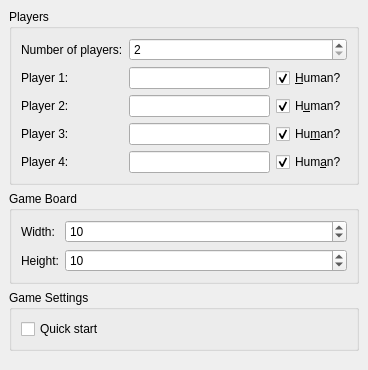
<ui version="4.0" >
 <class>NewGameWidget</class>
 <widget class="QWidget" name="NewGameWidget" >
  <property name="geometry" >
   <rect>
    <x>0</x>
    <y>0</y>
    <width>368</width>
    <height>370</height>
   </rect>
  </property>
  <property name="windowTitle" >
   <string>New Game</string>
  </property>
  <property name="layoutDirection" >
   <enum>Qt::LeftToRight</enum>
  </property>
  <layout class="QVBoxLayout" >
   <property name="spacing" >
    <number>6</number>
   </property>
   <property name="leftMargin" >
    <number>9</number>
   </property>
   <property name="topMargin" >
    <number>9</number>
   </property>
   <property name="rightMargin" >
    <number>9</number>
   </property>
   <property name="bottomMargin" >
    <number>9</number>
   </property>
   <item>
    <widget class="QGroupBox" name="groupBox" >
     <property name="whatsThis" >
      <string>Settings for the players in the game</string>
     </property>
     <property name="title" >
      <string>Players</string>
     </property>
     <layout class="QGridLayout" >
      <property name="leftMargin" >
       <number>9</number>
      </property>
      <property name="topMargin" >
       <number>9</number>
      </property>
      <property name="rightMargin" >
       <number>9</number>
      </property>
      <property name="bottomMargin" >
       <number>9</number>
      </property>
      <property name="horizontalSpacing" >
       <number>6</number>
      </property>
      <property name="verticalSpacing" >
       <number>6</number>
      </property>
      <item row="4" column="0" >
       <widget class="QLabel" name="labelPlayer4Name" >
        <property name="whatsThis" >
         <string>The name of the fourth player</string>
        </property>
        <property name="text" >
         <string>Player 4:</string>
        </property>
        <property name="buddy" >
         <cstring>playerFourName</cstring>
        </property>
       </widget>
      </item>
      <item row="4" column="2" >
       <widget class="QCheckBox" name="playerFourHuman" >
        <property name="enabled" >
         <bool>true</bool>
        </property>
        <property name="whatsThis" >
         <string>Should this player be controlled by a human</string>
        </property>
        <property name="text" >
         <string>Hum&amp;an?</string>
        </property>
        <property name="checked" >
         <bool>true</bool>
        </property>
       </widget>
      </item>
      <item row="3" column="2" >
       <widget class="QCheckBox" name="playerThreeHuman" >
        <property name="enabled" >
         <bool>true</bool>
        </property>
        <property name="whatsThis" >
         <string>Should this player be controlled by a human</string>
        </property>
        <property name="text" >
         <string>Hu&amp;man?</string>
        </property>
        <property name="checked" >
         <bool>true</bool>
        </property>
       </widget>
      </item>
      <item row="3" column="0" >
       <widget class="QLabel" name="labelPlayer3Name" >
        <property name="whatsThis" >
         <string>The name of the third player</string>
        </property>
        <property name="text" >
         <string>Player 3:</string>
        </property>
        <property name="buddy" >
         <cstring>playerThreeName</cstring>
        </property>
       </widget>
      </item>
      <item row="4" column="1" >
       <widget class="QLineEdit" name="playerFourName" />
      </item>
      <item row="3" column="1" >
       <widget class="QLineEdit" name="playerThreeName" />
      </item>
      <item row="2" column="1" >
       <widget class="QLineEdit" name="playerTwoName" />
      </item>
      <item row="2" column="0" >
       <widget class="QLabel" name="labelPlayer2Name" >
        <property name="whatsThis" >
         <string>The name of the second player</string>
        </property>
        <property name="text" >
         <string>Player 2:</string>
        </property>
        <property name="buddy" >
         <cstring>playerTwoName</cstring>
        </property>
       </widget>
      </item>
      <item row="0" column="1" colspan="2" >
       <widget class="QSpinBox" name="spinNumOfPlayers" >
        <property name="enabled" >
         <bool>true</bool>
        </property>
        <property name="sizePolicy" >
         <sizepolicy vsizetype="Fixed" hsizetype="Expanding" >
          <horstretch>0</horstretch>
          <verstretch>0</verstretch>
         </sizepolicy>
        </property>
        <property name="minimum" >
         <number>2</number>
        </property>
        <property name="maximum" >
         <number>4</number>
        </property>
       </widget>
      </item>
      <item row="1" column="2" >
       <widget class="QCheckBox" name="playerOneHuman" >
        <property name="enabled" >
         <bool>true</bool>
        </property>
        <property name="whatsThis" >
         <string>Should this player be controlled by a human</string>
        </property>
        <property name="text" >
         <string>&amp;Human?</string>
        </property>
        <property name="checked" >
         <bool>true</bool>
        </property>
       </widget>
      </item>
      <item row="0" column="0" >
       <widget class="QLabel" name="numOfPlayersLabel" >
        <property name="whatsThis" >
         <string>&lt;html>&lt;head>&lt;meta name="qrichtext" content="1" />&lt;style type="text/css">
p, li { white-space: pre-wrap; }
&lt;/style>&lt;/head>&lt;body style=" font-family:'Sans Serif'; font-size:9pt; font-weight:400; font-style:normal; text-decoration:none;">
&lt;p style=" margin-top:0px; margin-bottom:0px; margin-left:0px; margin-right:0px; -qt-block-indent:0; text-indent:0px;">How many players will be in the game&lt;/p>&lt;/body>&lt;/html></string>
        </property>
        <property name="text" >
         <string>Number of players:</string>
        </property>
        <property name="buddy" >
         <cstring>spinNumOfPlayers</cstring>
        </property>
       </widget>
      </item>
      <item row="1" column="1" >
       <widget class="QLineEdit" name="playerOneName" />
      </item>
      <item row="1" column="0" >
       <widget class="QLabel" name="labelPlayer1Name" >
        <property name="whatsThis" >
         <string>The name of the first player</string>
        </property>
        <property name="text" >
         <string>Player 1:</string>
        </property>
        <property name="buddy" >
         <cstring>playerOneName</cstring>
        </property>
       </widget>
      </item>
      <item row="2" column="2" >
       <widget class="QCheckBox" name="playerTwoHuman" >
        <property name="enabled" >
         <bool>true</bool>
        </property>
        <property name="whatsThis" >
         <string>Should this player be controlled by a human</string>
        </property>
        <property name="text" >
         <string>H&amp;uman?</string>
        </property>
        <property name="checked" >
         <bool>true</bool>
        </property>
       </widget>
      </item>
     </layout>
    </widget>
   </item>
   <item>
    <widget class="QGroupBox" name="groupBox_2" >
     <property name="whatsThis" >
      <string>Settings for the game board</string>
     </property>
     <property name="title" >
      <string>Game Board</string>
     </property>
     <layout class="QGridLayout" >
      <property name="leftMargin" >
       <number>9</number>
      </property>
      <property name="topMargin" >
       <number>9</number>
      </property>
      <property name="rightMargin" >
       <number>9</number>
      </property>
      <property name="bottomMargin" >
       <number>9</number>
      </property>
      <property name="horizontalSpacing" >
       <number>6</number>
      </property>
      <property name="verticalSpacing" >
       <number>6</number>
      </property>
      <item row="0" column="0" >
       <widget class="QLabel" name="labelWidth" >
        <property name="whatsThis" >
         <string>The number of squares the area is wide</string>
        </property>
        <property name="text" >
         <string>Width:</string>
        </property>
        <property name="buddy" >
         <cstring>spinWidth</cstring>
        </property>
       </widget>
      </item>
      <item row="1" column="1" >
       <widget class="QSpinBox" name="spinHeight" >
        <property name="sizePolicy" >
         <sizepolicy vsizetype="Fixed" hsizetype="Expanding" >
          <horstretch>0</horstretch>
          <verstretch>0</verstretch>
         </sizepolicy>
        </property>
        <property name="minimum" >
         <number>1</number>
        </property>
        <property name="maximum" >
         <number>30</number>
        </property>
        <property name="value" >
         <number>10</number>
        </property>
       </widget>
      </item>
      <item row="1" column="0" >
       <widget class="QLabel" name="labelHeight" >
        <property name="whatsThis" >
         <string>The number of squares the area is high</string>
        </property>
        <property name="text" >
         <string>Height:</string>
        </property>
        <property name="buddy" >
         <cstring>spinHeight</cstring>
        </property>
       </widget>
      </item>
      <item row="0" column="1" >
       <widget class="QSpinBox" name="spinWidth" >
        <property name="sizePolicy" >
         <sizepolicy vsizetype="Fixed" hsizetype="Expanding" >
          <horstretch>0</horstretch>
          <verstretch>0</verstretch>
         </sizepolicy>
        </property>
        <property name="minimum" >
         <number>2</number>
        </property>
        <property name="maximum" >
         <number>50</number>
        </property>
        <property name="value" >
         <number>10</number>
        </property>
       </widget>
      </item>
     </layout>
    </widget>
   </item>
   <item>
    <widget class="QGroupBox" name="groupBox_3" >
     <property name="whatsThis" >
      <string>Settings for the game</string>
     </property>
     <property name="title" >
      <string>Game Settings</string>
     </property>
     <layout class="QGridLayout" >
      <property name="leftMargin" >
       <number>9</number>
      </property>
      <property name="topMargin" >
       <number>9</number>
      </property>
      <property name="rightMargin" >
       <number>9</number>
      </property>
      <property name="bottomMargin" >
       <number>9</number>
      </property>
      <property name="horizontalSpacing" >
       <number>6</number>
      </property>
      <property name="verticalSpacing" >
       <number>6</number>
      </property>
      <item row="0" column="0" >
       <widget class="QCheckBox" name="quickStartCheck" >
        <property name="whatsThis" >
         <string>Partially fill in the board automatically before the game starts</string>
        </property>
        <property name="text" >
         <string>Quick start</string>
        </property>
       </widget>
      </item>
     </layout>
    </widget>
   </item>
   <item>
    <spacer>
     <property name="orientation" >
      <enum>Qt::Vertical</enum>
     </property>
     <property name="sizeHint" >
      <size>
       <width>350</width>
       <height>16</height>
      </size>
     </property>
    </spacer>
   </item>
  </layout>
 </widget>
 <tabstops>
  <tabstop>spinNumOfPlayers</tabstop>
  <tabstop>playerOneName</tabstop>
  <tabstop>playerOneHuman</tabstop>
  <tabstop>playerTwoName</tabstop>
  <tabstop>playerTwoHuman</tabstop>
  <tabstop>playerThreeName</tabstop>
  <tabstop>playerThreeHuman</tabstop>
  <tabstop>playerFourName</tabstop>
  <tabstop>playerFourHuman</tabstop>
  <tabstop>spinWidth</tabstop>
  <tabstop>spinHeight</tabstop>
 </tabstops>
 <resources/>
 <connections/>
</ui>
